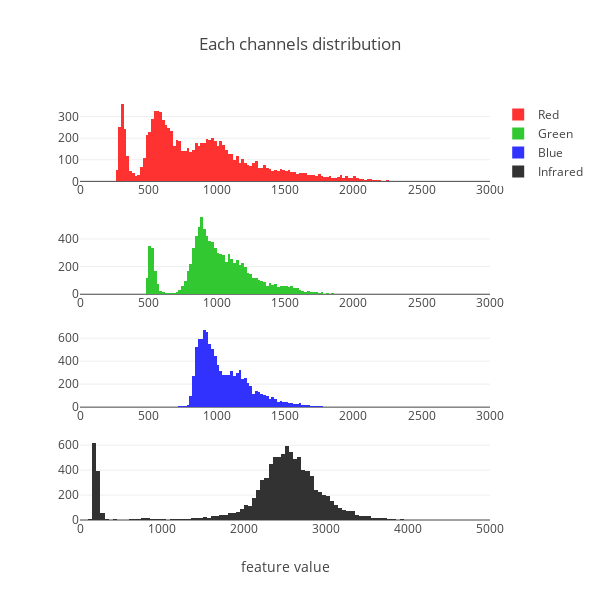

Write notebook code for a chart like this one.
### Markdown cell above
Au vu de la quantité de données, on ne peut effectuer la visualisation sur son ensemble. On ne garde qu'un échantillon de 10000 valeurs (échantilloné aléatoirement sur l'ensemble des données) pour chacun des canaux.

### Code cell
import plotly.offline as py
py.init_notebook_mode(connected=True)
from plotly import tools
import plotly.graph_objs as go

fig = tools.make_subplots(rows=4, cols=1, print_grid=False)
samples = 10000

trace1 = go.Histogram(
    x=np.random.choice(data["S2"][:,:,:,0].flatten(), samples),
    name='Red',
    marker=dict(
        color='rgb(255, 50, 50)'
    ),
    xbins=dict(
        start=0,
        end=3000,
        size=20
    )
)
trace2 = go.Histogram(
    x=np.random.choice(data["S2"][:,:,:,1].flatten(), samples),
    name='Green',
    marker=dict(
        color='rgb(50, 200, 50)'
    ),
    xbins=dict(
        start=0,
        end=3000,
        size=20
    )
)
trace3 = go.Histogram(
    x=np.random.choice(data["S2"][:,:,:,2].flatten(), samples),
    name='Blue',
    marker=dict(
        color='rgb(50, 50, 255)'
    ),
    xbins=dict(
        start=0,
        end=3000,
        size=20
    )
)
trace4 = go.Histogram(
    x=np.random.choice(data["S2"][:,:,:,3].flatten(), samples),
    name='Infrared',
    marker=dict(
        color='rgb(50, 50, 50)'
    ),
)

fig.append_trace(trace1, 1, 1)
fig.append_trace(trace2, 2, 1)
fig.append_trace(trace3, 3, 1)
fig.append_trace(trace4, 4, 1)

fig['layout']['xaxis1'].update(range=[0, 3000])
fig['layout']['xaxis2'].update(range=[0, 3000])
fig['layout']['xaxis3'].update(range=[0, 3000])
fig['layout']['xaxis4'].update(range=[0, 5000], title='feature value')

fig['layout'].update(height=600, width=600, title='Each channels distribution')
py.iplot(fig, filename='simple-subplot')

### Figure 1 — Plotly figure (JSON) as saved in the notebook; plotly's stock layout.template omitted (floating-point values rounded to 4 significant figures; data arrays with more than 128 entries replaced by an {"elided": "..."} marker saying what was removed)
{"data": [{"marker": {"color": "rgb(255, 50, 50)"}, "name": "Red", "type": "histogram", "x": {"elided": "10000 int values"}, "xaxis": "x1", "xbins": {"end": 3000, "size": 20, "start": 0}, "yaxis": "y1"}, {"marker": {"color": "rgb(50, 200, 50)"}, "name": "Green", "type": "histogram", "x": {"elided": "10000 int values"}, "xaxis": "x2", "xbins": {"end": 3000, "size": 20, "start": 0}, "yaxis": "y2"}, {"marker": {"color": "rgb(50, 50, 255)"}, "name": "Blue", "type": "histogram", "x": {"elided": "10000 int values"}, "xaxis": "x3", "xbins": {"end": 3000, "size": 20, "start": 0}, "yaxis": "y3"}, {"marker": {"color": "rgb(50, 50, 50)"}, "name": "Infrared", "type": "histogram", "x": {"elided": "10000 int values"}, "xaxis": "x4", "yaxis": "y4"}], "layout": {"height": 600, "title": "Each channels distribution", "width": 600, "xaxis1": {"anchor": "y1", "domain": [0, 1], "range": [0, 3000]}, "xaxis2": {"anchor": "y2", "domain": [0, 1], "range": [0, 3000]}, "xaxis3": {"anchor": "y3", "domain": [0, 1], "range": [0, 3000]}, "xaxis4": {"anchor": "y4", "domain": [0, 1], "range": [0, 5000], "title": "feature value"}, "yaxis1": {"anchor": "x1", "domain": [0.8063, 1]}, "yaxis2": {"anchor": "x2", "domain": [0.5375, 0.7312]}, "yaxis3": {"anchor": "x3", "domain": [0.2687, 0.4625]}, "yaxis4": {"anchor": "x4", "domain": [0, 0.1938]}}}
